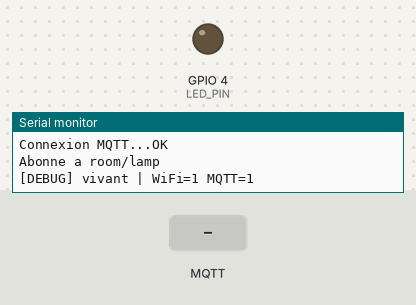
Simulated run of this sketch. Board: ESP8266 (NodeMCU). On the bench: output pins drawn as LEDs (lit = HIGH), the last lines printed to the serial monitor. The inputs (shaded band) are chosen by the test bench. WiFi joins after 1.5 s; servers stay silent unless stated; no MQTT or app messages arrive unless stated.

Above: at 5.4 s.
5.5 s: MQTT message "on" arrives on the first subscribed topic
At 6.7 s:
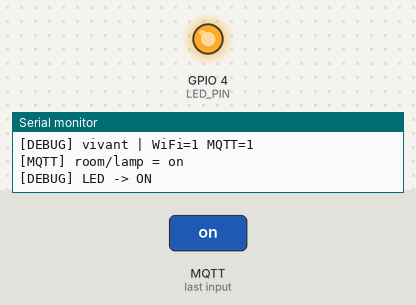
7.0 s: MQTT message "off" arrives on the first subscribed topic
At 7.9 s:
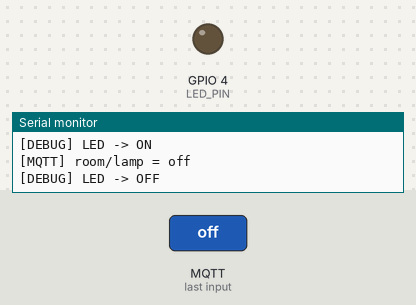
Timing chart, 0 to 10.0 s (numbered marks = the images above; inputs shaded):
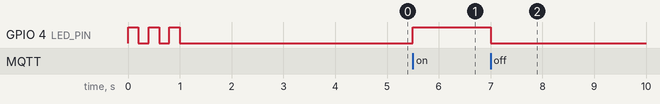

The sketch:

esp32_led_mqtt.ino
```cpp
// Activite 15 - Controle d'une LED a distance (Node-RED + MQTT)
// Cartes : ESP32 ou NodeMCU ESP8266 (bibliotheque : PubSubClient)
// Moniteur serie : 115200 bauds
#if defined(ESP8266)
  #include <ESP8266WiFi.h>
#else
  #include <WiFi.h>
#endif
#include <PubSubClient.h>

const char* WIFI_SSID   = "Jamila's S25";            // a modifier (reseau 2.4 GHz pour ESP8266)
const char* WIFI_PASS   = "wedonotcarelol";        // a modifier
const char* MQTT_SERVER = "172.22.128.19";    // IP du PC (Mosquitto) - a modifier (ipconfig)
const int   MQTT_PORT   = 1883;
const char* MQTT_TOPIC  = "room/lamp";

const int LED_PIN = 4;   // GPIO4 (= D2 sur NodeMCU) ; variante : LED_BUILTIN

WiFiClient espClient;
PubSubClient client(espClient);

// Liste les reseaux 2.4 GHz visibles par la carte (debug SSID introuvable)
void scan_wifi() {
  Serial.println("[DEBUG] Scan des reseaux visibles par l'ESP :");
  int n = WiFi.scanNetworks();
  for (int i = 0; i < n; i++) {
    Serial.print("  - '"); Serial.print(WiFi.SSID(i)); Serial.print("' ");
    Serial.print(WiFi.RSSI(i)); Serial.print(" dBm, canal "); Serial.println(WiFi.channel(i));
  }
  if (n == 0) Serial.println("  (aucun reseau trouve)");
}

void setup_wifi() {
  Serial.print("Connexion WiFi a "); Serial.println(WIFI_SSID);
  WiFi.mode(WIFI_STA);
  WiFi.begin(WIFI_SSID, WIFI_PASS);
  int tries = 0;
  while (WiFi.status() != WL_CONNECTED) {
    delay(500); Serial.print(".");
    if (++tries % 20 == 0) {   // toutes les 10 s
      Serial.print("\n[DEBUG] WiFi status="); Serial.print(WiFi.status());
      Serial.println(" (1=SSID introuvable, 4=echec/mauvais mot de passe, 6=deconnecte)");
      if (WiFi.status() == 1) scan_wifi();
      WiFi.begin(WIFI_SSID, WIFI_PASS);
    }
  }
  Serial.print("\nWiFi OK, IP ESP : "); Serial.println(WiFi.localIP());
  Serial.print("RSSI : "); Serial.print(WiFi.RSSI()); Serial.println(" dBm");
  Serial.print("Broker MQTT vise : "); Serial.print(MQTT_SERVER);
  Serial.print(":"); Serial.println(MQTT_PORT);
}

void callback(char* topic, byte* payload, unsigned int length) {
  String msg;
  for (unsigned int i = 0; i < length; i++) msg += (char)payload[i];
  msg.trim();
  Serial.print("[MQTT] "); Serial.print(topic); Serial.print(" = "); Serial.println(msg);

  if (msg.equalsIgnoreCase("on")) {
    digitalWrite(LED_PIN, HIGH);
    Serial.println("[DEBUG] LED -> ON");
  } else if (msg.equalsIgnoreCase("off")) {
    digitalWrite(LED_PIN, LOW);
    Serial.println("[DEBUG] LED -> OFF");
  } else {
    Serial.println("[DEBUG] message ignore (attendu : on / off)");
  }
}

void reconnect() {
  while (!client.connected()) {
    Serial.print("Connexion MQTT...");
#if defined(ESP8266)
    String id = "esp8266-" + String(ESP.getChipId(), HEX);
#else
    String id = "esp32-" + String((uint32_t)ESP.getEfuseMac(), HEX);
#endif
    if (client.connect(id.c_str())) {
      Serial.println("OK");
      client.subscribe(MQTT_TOPIC);
      Serial.print("Abonne a "); Serial.println(MQTT_TOPIC);
    } else {
      Serial.print("echec rc="); Serial.print(client.state());
      Serial.println("  (-2=broker injoignable: IP/pare-feu, -4=timeout, 5=non autorise)");
      Serial.print("[DEBUG] WiFi="); Serial.print(WiFi.status() == WL_CONNECTED ? "OK" : "PERDU");
      Serial.print(" IP="); Serial.println(WiFi.localIP());
      delay(2000);
    }
  }
}

void setup() {
  Serial.begin(115200);
  pinMode(LED_PIN, OUTPUT);
  digitalWrite(LED_PIN, LOW);
  Serial.println("\n=== Demarrage ===");
  // Test LED/cablage : 3 clignotements au demarrage
  for (int i = 0; i < 3; i++) {
    digitalWrite(LED_PIN, HIGH); delay(200);
    digitalWrite(LED_PIN, LOW);  delay(200);
  }
  Serial.println("[DEBUG] Test LED termine (pas de clignotement : verifier cablage/polarite/pin)");
  setup_wifi();
  client.setServer(MQTT_SERVER, MQTT_PORT);
  client.setCallback(callback);
}

void loop() {
  if (!client.connected()) reconnect();
  client.loop();

  static unsigned long last = 0;
  if (millis() - last > 5000) {   // battement de coeur toutes les 5 s
    last = millis();
    Serial.print("[DEBUG] vivant | WiFi="); Serial.print(WiFi.status() == WL_CONNECTED);
    Serial.print(" MQTT="); Serial.println(client.connected());
  }
}
```

Measured:
- after the input at 5.5 s, GPIO 4 (LED_PIN): LOW → HIGH at once
- after the input at 7.0 s, GPIO 4 (LED_PIN): HIGH → LOW at once
